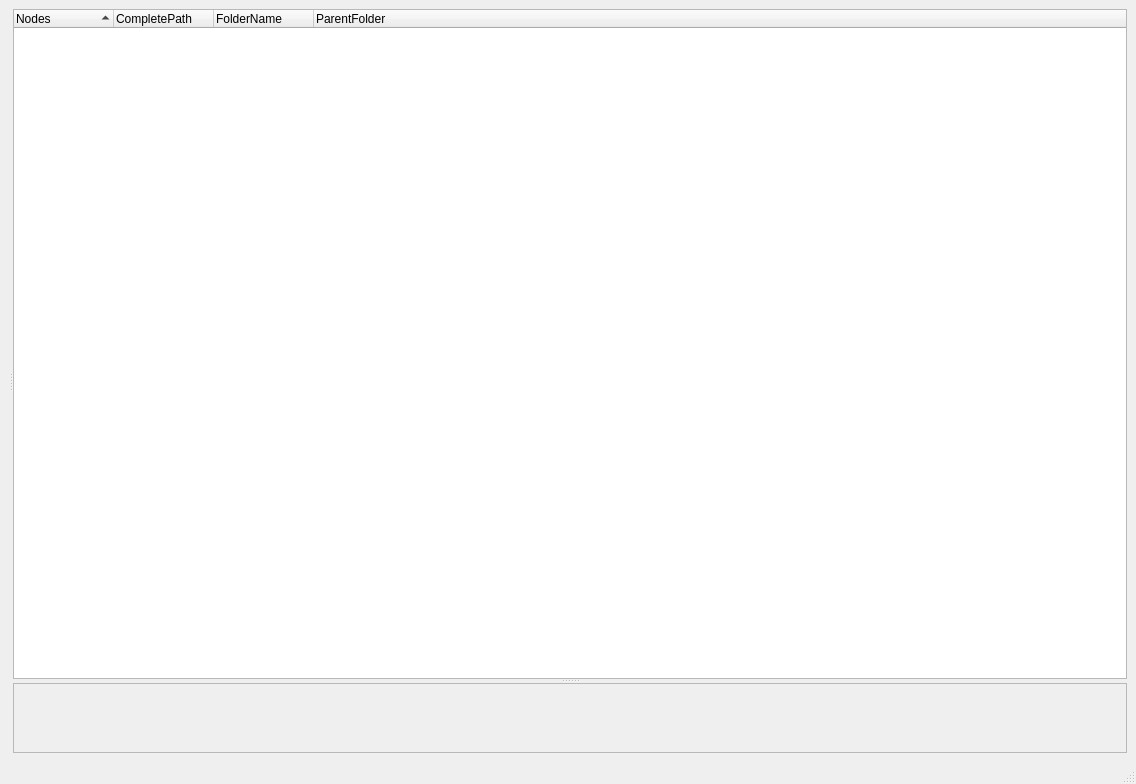
<?xml version="1.0" encoding="UTF-8"?>
<ui version="4.0">
 <class>coco_edit_window</class>
 <widget class="QMainWindow" name="coco_edit_window">
  <property name="geometry">
   <rect>
    <x>0</x>
    <y>0</y>
    <width>1136</width>
    <height>784</height>
   </rect>
  </property>
  <property name="windowTitle">
   <string>Coco Edit by @cocoyosoy</string>
  </property>
  <property name="styleSheet">
   <string notr="true"/>
  </property>
  <widget class="QWidget" name="centralwidget">
   <layout class="QGridLayout" name="gridLayout_2">
    <item row="0" column="0">
     <widget class="QSplitter" name="splitter_2">
      <property name="orientation">
       <enum>Qt::Horizontal</enum>
      </property>
      <widget class="QWidget" name="verticalLayoutWidget">
       <layout class="QVBoxLayout" name="main_vertical_layout"/>
      </widget>
      <widget class="QSplitter" name="splitter">
       <property name="orientation">
        <enum>Qt::Vertical</enum>
       </property>
       <widget class="QTreeWidget" name="tree_nodes">
        <property name="sizePolicy">
         <sizepolicy hsizetype="Maximum" vsizetype="Expanding">
          <horstretch>0</horstretch>
          <verstretch>0</verstretch>
         </sizepolicy>
        </property>
        <property name="minimumSize">
         <size>
          <width>150</width>
          <height>0</height>
         </size>
        </property>
        <property name="contextMenuPolicy">
         <enum>Qt::CustomContextMenu</enum>
        </property>
        <property name="styleSheet">
         <string notr="true">font: 9pt &quot;MS Shell Dlg 2&quot;;</string>
        </property>
        <property name="dragEnabled">
         <bool>true</bool>
        </property>
        <property name="alternatingRowColors">
         <bool>false</bool>
        </property>
        <property name="selectionMode">
         <enum>QAbstractItemView::SingleSelection</enum>
        </property>
        <property name="sortingEnabled">
         <bool>true</bool>
        </property>
        <property name="animated">
         <bool>true</bool>
        </property>
        <column>
         <property name="text">
          <string>Nodes</string>
         </property>
        </column>
        <column>
         <property name="text">
          <string>CompletePath</string>
         </property>
        </column>
        <column>
         <property name="text">
          <string>FolderName</string>
         </property>
        </column>
        <column>
         <property name="text">
          <string>ParentFolder</string>
         </property>
        </column>
       </widget>
       <widget class="QScrollArea" name="scrollArea">
        <property name="widgetResizable">
         <bool>true</bool>
        </property>
        <widget class="QWidget" name="scrollAreaWidgetContents">
         <property name="geometry">
          <rect>
           <x>0</x>
           <y>0</y>
           <width>1101</width>
           <height>76</height>
          </rect>
         </property>
         <layout class="QGridLayout" name="gridLayout">
          <item row="0" column="0">
           <layout class="QVBoxLayout" name="values_layout">
            <property name="spacing">
             <number>1</number>
            </property>
            <property name="sizeConstraint">
             <enum>QLayout::SetMinimumSize</enum>
            </property>
           </layout>
          </item>
         </layout>
        </widget>
       </widget>
      </widget>
     </widget>
    </item>
   </layout>
  </widget>
  <widget class="QMenuBar" name="menubar">
   <property name="geometry">
    <rect>
     <x>0</x>
     <y>0</y>
     <width>1136</width>
     <height>20</height>
    </rect>
   </property>
  </widget>
  <widget class="QStatusBar" name="statusbar"/>
 </widget>
 <resources/>
 <connections/>
</ui>
